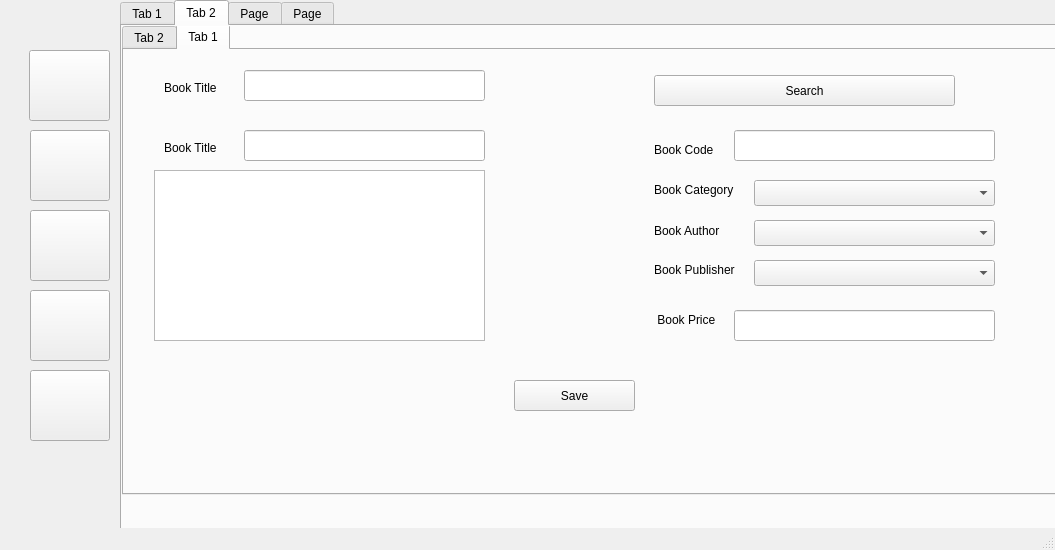
<?xml version="1.0" encoding="UTF-8"?>
<ui version="4.0">
 <class>MainWindow</class>
 <widget class="QMainWindow" name="MainWindow">
  <property name="geometry">
   <rect>
    <x>0</x>
    <y>0</y>
    <width>1055</width>
    <height>550</height>
   </rect>
  </property>
  <property name="windowTitle">
   <string>MainWindow</string>
  </property>
  <widget class="QWidget" name="centralwidget">
   <widget class="QPushButton" name="pushButton">
    <property name="geometry">
     <rect>
      <x>29</x>
      <y>50</y>
      <width>81</width>
      <height>71</height>
     </rect>
    </property>
    <property name="text">
     <string/>
    </property>
    <property name="icon">
     <iconset resource="../icons.qrc">
      <normaloff>:/icons/today.png</normaloff>:/icons/today.png</iconset>
    </property>
    <property name="iconSize">
     <size>
      <width>60</width>
      <height>60</height>
     </size>
    </property>
   </widget>
   <widget class="QPushButton" name="pushButton_2">
    <property name="geometry">
     <rect>
      <x>30</x>
      <y>130</y>
      <width>80</width>
      <height>71</height>
     </rect>
    </property>
    <property name="text">
     <string/>
    </property>
    <property name="icon">
     <iconset resource="../icons.qrc">
      <normaloff>:/icons/books.png</normaloff>:/icons/books.png</iconset>
    </property>
    <property name="iconSize">
     <size>
      <width>60</width>
      <height>60</height>
     </size>
    </property>
   </widget>
   <widget class="QPushButton" name="pushButton_3">
    <property name="geometry">
     <rect>
      <x>30</x>
      <y>210</y>
      <width>80</width>
      <height>71</height>
     </rect>
    </property>
    <property name="text">
     <string/>
    </property>
    <property name="icon">
     <iconset resource="../icons.qrc">
      <normaloff>:/icons/users.png</normaloff>:/icons/users.png</iconset>
    </property>
    <property name="iconSize">
     <size>
      <width>60</width>
      <height>60</height>
     </size>
    </property>
   </widget>
   <widget class="QPushButton" name="pushButton_4">
    <property name="geometry">
     <rect>
      <x>30</x>
      <y>290</y>
      <width>80</width>
      <height>71</height>
     </rect>
    </property>
    <property name="text">
     <string/>
    </property>
    <property name="icon">
     <iconset resource="../icons.qrc">
      <normaloff>:/icons/settings.png</normaloff>:/icons/settings.png</iconset>
    </property>
    <property name="iconSize">
     <size>
      <width>60</width>
      <height>60</height>
     </size>
    </property>
   </widget>
   <widget class="QPushButton" name="pushButton_5">
    <property name="geometry">
     <rect>
      <x>30</x>
      <y>370</y>
      <width>80</width>
      <height>71</height>
     </rect>
    </property>
    <property name="text">
     <string/>
    </property>
    <property name="icon">
     <iconset resource="../icons.qrc">
      <normaloff>:/icons/themes.png</normaloff>:/icons/themes.png</iconset>
    </property>
    <property name="iconSize">
     <size>
      <width>60</width>
      <height>60</height>
     </size>
    </property>
   </widget>
   <widget class="QTabWidget" name="tabWidget">
    <property name="enabled">
     <bool>true</bool>
    </property>
    <property name="geometry">
     <rect>
      <x>120</x>
      <y>0</y>
      <width>1201</width>
      <height>531</height>
     </rect>
    </property>
    <property name="currentIndex">
     <number>1</number>
    </property>
    <widget class="QWidget" name="tab">
     <attribute name="title">
      <string>Tab 1</string>
     </attribute>
     <widget class="QPushButton" name="pushButton_6">
      <property name="geometry">
       <rect>
        <x>680</x>
        <y>40</y>
        <width>80</width>
        <height>31</height>
       </rect>
      </property>
      <property name="text">
       <string>Add</string>
      </property>
     </widget>
     <widget class="QLineEdit" name="lineEdit">
      <property name="geometry">
       <rect>
        <x>20</x>
        <y>40</y>
        <width>201</width>
        <height>31</height>
       </rect>
      </property>
      <property name="placeholderText">
       <string>Enter Book Title</string>
      </property>
     </widget>
     <widget class="QComboBox" name="comboBox">
      <property name="geometry">
       <rect>
        <x>300</x>
        <y>40</y>
        <width>91</width>
        <height>31</height>
       </rect>
      </property>
      <item>
       <property name="text">
        <string>Retrieve</string>
       </property>
      </item>
      <item>
       <property name="text">
        <string>Rent</string>
       </property>
      </item>
     </widget>
     <widget class="QComboBox" name="comboBox_2">
      <property name="geometry">
       <rect>
        <x>520</x>
        <y>40</y>
        <width>79</width>
        <height>31</height>
       </rect>
      </property>
      <item>
       <property name="text">
        <string>1</string>
       </property>
      </item>
      <item>
       <property name="text">
        <string>2</string>
       </property>
      </item>
      <item>
       <property name="text">
        <string>3</string>
       </property>
      </item>
      <item>
       <property name="text">
        <string>4</string>
       </property>
      </item>
      <item>
       <property name="text">
        <string>5</string>
       </property>
      </item>
      <item>
       <property name="text">
        <string>6</string>
       </property>
      </item>
      <item>
       <property name="text">
        <string>7</string>
       </property>
      </item>
      <item>
       <property name="text">
        <string>8</string>
       </property>
      </item>
      <item>
       <property name="text">
        <string>9</string>
       </property>
      </item>
      <item>
       <property name="text">
        <string>10</string>
       </property>
      </item>
     </widget>
     <widget class="QLabel" name="label">
      <property name="geometry">
       <rect>
        <x>260</x>
        <y>50</y>
        <width>31</width>
        <height>16</height>
       </rect>
      </property>
      <property name="text">
       <string>Type</string>
      </property>
     </widget>
     <widget class="QLabel" name="label_2">
      <property name="geometry">
       <rect>
        <x>480</x>
        <y>50</y>
        <width>41</width>
        <height>18</height>
       </rect>
      </property>
      <property name="text">
       <string>Days</string>
      </property>
     </widget>
     <widget class="QTableWidget" name="tableWidget">
      <property name="geometry">
       <rect>
        <x>0</x>
        <y>110</y>
        <width>1071</width>
        <height>361</height>
       </rect>
      </property>
      <column>
       <property name="text">
        <string>Book Code</string>
       </property>
      </column>
      <column>
       <property name="text">
        <string>Book Title </string>
       </property>
      </column>
      <column>
       <property name="text">
        <string>Book Author</string>
       </property>
      </column>
      <column>
       <property name="text">
        <string>Book Publisher</string>
       </property>
      </column>
      <column>
       <property name="text">
        <string>Book Category</string>
       </property>
      </column>
      <column>
       <property name="text">
        <string>Book Price</string>
       </property>
      </column>
     </widget>
    </widget>
    <widget class="QWidget" name="tab_2">
     <attribute name="title">
      <string>Tab 2</string>
     </attribute>
     <widget class="QTabWidget" name="tabWidget_2">
      <property name="geometry">
       <rect>
        <x>0</x>
        <y>-2</y>
        <width>1071</width>
        <height>471</height>
       </rect>
      </property>
      <property name="currentIndex">
       <number>1</number>
      </property>
      <widget class="QWidget" name="tab_6">
       <attribute name="title">
        <string>Tab 2</string>
       </attribute>
       <widget class="QLabel" name="label_33">
        <property name="geometry">
         <rect>
          <x>530</x>
          <y>70</y>
          <width>71</width>
          <height>20</height>
         </rect>
        </property>
        <property name="text">
         <string>Book Code</string>
        </property>
       </widget>
       <widget class="QLabel" name="label_34">
        <property name="geometry">
         <rect>
          <x>530</x>
          <y>140</y>
          <width>91</width>
          <height>41</height>
         </rect>
        </property>
        <property name="text">
         <string>Book Author</string>
        </property>
       </widget>
       <widget class="QLabel" name="label_35">
        <property name="geometry">
         <rect>
          <x>40</x>
          <y>70</y>
          <width>71</width>
          <height>16</height>
         </rect>
        </property>
        <property name="text">
         <string>Book Title</string>
        </property>
       </widget>
       <widget class="QPlainTextEdit" name="plainTextEdit_6">
        <property name="geometry">
         <rect>
          <x>30</x>
          <y>100</y>
          <width>331</width>
          <height>171</height>
         </rect>
        </property>
       </widget>
       <widget class="QPushButton" name="pushButton_12">
        <property name="geometry">
         <rect>
          <x>390</x>
          <y>310</y>
          <width>121</width>
          <height>31</height>
         </rect>
        </property>
        <property name="text">
         <string>Save</string>
        </property>
       </widget>
       <widget class="QLabel" name="label_36">
        <property name="geometry">
         <rect>
          <x>530</x>
          <y>240</y>
          <width>71</width>
          <height>20</height>
         </rect>
        </property>
        <property name="text">
         <string> Book Price</string>
        </property>
       </widget>
       <widget class="QLineEdit" name="lineEdit_18">
        <property name="geometry">
         <rect>
          <x>610</x>
          <y>60</y>
          <width>261</width>
          <height>31</height>
         </rect>
        </property>
       </widget>
       <widget class="QComboBox" name="comboBox_18">
        <property name="geometry">
         <rect>
          <x>630</x>
          <y>190</y>
          <width>241</width>
          <height>26</height>
         </rect>
        </property>
       </widget>
       <widget class="QLineEdit" name="lineEdit_19">
        <property name="geometry">
         <rect>
          <x>610</x>
          <y>240</y>
          <width>261</width>
          <height>31</height>
         </rect>
        </property>
       </widget>
       <widget class="QLabel" name="label_37">
        <property name="geometry">
         <rect>
          <x>530</x>
          <y>110</y>
          <width>91</width>
          <height>20</height>
         </rect>
        </property>
        <property name="text">
         <string>Book Category</string>
        </property>
       </widget>
       <widget class="QComboBox" name="comboBox_19">
        <property name="geometry">
         <rect>
          <x>630</x>
          <y>150</y>
          <width>241</width>
          <height>26</height>
         </rect>
        </property>
       </widget>
       <widget class="QComboBox" name="comboBox_20">
        <property name="geometry">
         <rect>
          <x>630</x>
          <y>110</y>
          <width>241</width>
          <height>26</height>
         </rect>
        </property>
       </widget>
       <widget class="QLabel" name="label_38">
        <property name="geometry">
         <rect>
          <x>530</x>
          <y>190</y>
          <width>91</width>
          <height>20</height>
         </rect>
        </property>
        <property name="text">
         <string>Book Publisher</string>
        </property>
       </widget>
       <widget class="QLineEdit" name="lineEdit_20">
        <property name="geometry">
         <rect>
          <x>120</x>
          <y>60</y>
          <width>241</width>
          <height>31</height>
         </rect>
        </property>
       </widget>
      </widget>
      <widget class="QWidget" name="tab_5">
       <attribute name="title">
        <string>Tab 1</string>
       </attribute>
       <widget class="QLineEdit" name="lineEdit_3">
        <property name="geometry">
         <rect>
          <x>120</x>
          <y>80</y>
          <width>241</width>
          <height>31</height>
         </rect>
        </property>
       </widget>
       <widget class="QPlainTextEdit" name="plainTextEdit">
        <property name="geometry">
         <rect>
          <x>30</x>
          <y>120</y>
          <width>331</width>
          <height>171</height>
         </rect>
        </property>
       </widget>
       <widget class="QComboBox" name="comboBox_3">
        <property name="geometry">
         <rect>
          <x>630</x>
          <y>130</y>
          <width>241</width>
          <height>26</height>
         </rect>
        </property>
       </widget>
       <widget class="QComboBox" name="comboBox_4">
        <property name="geometry">
         <rect>
          <x>630</x>
          <y>170</y>
          <width>241</width>
          <height>26</height>
         </rect>
        </property>
       </widget>
       <widget class="QComboBox" name="comboBox_5">
        <property name="geometry">
         <rect>
          <x>630</x>
          <y>210</y>
          <width>241</width>
          <height>26</height>
         </rect>
        </property>
       </widget>
       <widget class="QPushButton" name="pushButton_7">
        <property name="geometry">
         <rect>
          <x>390</x>
          <y>330</y>
          <width>121</width>
          <height>31</height>
         </rect>
        </property>
        <property name="text">
         <string>Save</string>
        </property>
       </widget>
       <widget class="QLabel" name="label_3">
        <property name="geometry">
         <rect>
          <x>40</x>
          <y>90</y>
          <width>71</width>
          <height>16</height>
         </rect>
        </property>
        <property name="text">
         <string>Book Title</string>
        </property>
       </widget>
       <widget class="QLabel" name="label_4">
        <property name="geometry">
         <rect>
          <x>530</x>
          <y>90</y>
          <width>71</width>
          <height>20</height>
         </rect>
        </property>
        <property name="text">
         <string>Book Code</string>
        </property>
       </widget>
       <widget class="QLabel" name="label_5">
        <property name="geometry">
         <rect>
          <x>530</x>
          <y>260</y>
          <width>71</width>
          <height>20</height>
         </rect>
        </property>
        <property name="text">
         <string> Book Price</string>
        </property>
       </widget>
       <widget class="QLineEdit" name="lineEdit_5">
        <property name="geometry">
         <rect>
          <x>610</x>
          <y>80</y>
          <width>261</width>
          <height>31</height>
         </rect>
        </property>
       </widget>
       <widget class="QLineEdit" name="lineEdit_6">
        <property name="geometry">
         <rect>
          <x>610</x>
          <y>260</y>
          <width>261</width>
          <height>31</height>
         </rect>
        </property>
       </widget>
       <widget class="QLabel" name="label_6">
        <property name="geometry">
         <rect>
          <x>530</x>
          <y>130</y>
          <width>91</width>
          <height>20</height>
         </rect>
        </property>
        <property name="text">
         <string>Book Category</string>
        </property>
       </widget>
       <widget class="QLabel" name="label_7">
        <property name="geometry">
         <rect>
          <x>530</x>
          <y>160</y>
          <width>91</width>
          <height>41</height>
         </rect>
        </property>
        <property name="text">
         <string>Book Author</string>
        </property>
       </widget>
       <widget class="QLabel" name="label_8">
        <property name="geometry">
         <rect>
          <x>530</x>
          <y>210</y>
          <width>91</width>
          <height>20</height>
         </rect>
        </property>
        <property name="text">
         <string>Book Publisher</string>
        </property>
       </widget>
       <widget class="QLineEdit" name="lineEdit_15">
        <property name="geometry">
         <rect>
          <x>120</x>
          <y>20</y>
          <width>241</width>
          <height>31</height>
         </rect>
        </property>
       </widget>
       <widget class="QLabel" name="label_27">
        <property name="geometry">
         <rect>
          <x>40</x>
          <y>30</y>
          <width>71</width>
          <height>16</height>
         </rect>
        </property>
        <property name="text">
         <string>Book Title</string>
        </property>
       </widget>
       <widget class="QPushButton" name="pushButton_11">
        <property name="geometry">
         <rect>
          <x>530</x>
          <y>25</y>
          <width>301</width>
          <height>31</height>
         </rect>
        </property>
        <property name="text">
         <string>Search</string>
        </property>
       </widget>
      </widget>
     </widget>
    </widget>
    <widget class="QWidget" name="tab_3">
     <attribute name="title">
      <string>Page</string>
     </attribute>
    </widget>
    <widget class="QWidget" name="tab_4">
     <attribute name="title">
      <string>Page</string>
     </attribute>
    </widget>
   </widget>
  </widget>
  <widget class="QMenuBar" name="menubar">
   <property name="geometry">
    <rect>
     <x>0</x>
     <y>0</y>
     <width>1055</width>
     <height>23</height>
    </rect>
   </property>
  </widget>
  <widget class="QStatusBar" name="statusbar"/>
 </widget>
 <resources>
  <include location="../icons.qrc"/>
  <include location="../icons.qrc"/>
 </resources>
 <connections/>
</ui>
